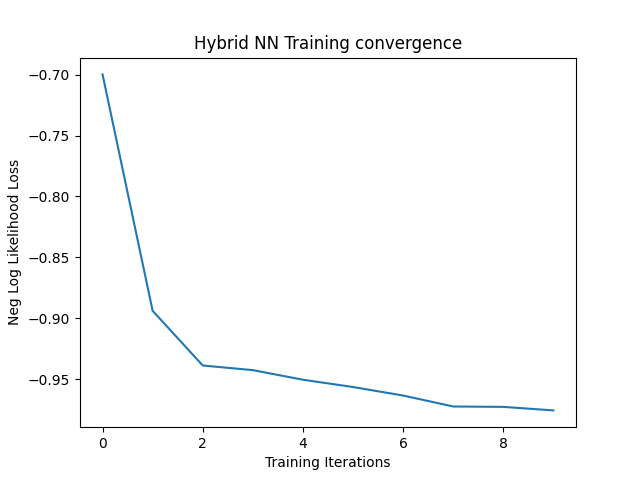

Write the Python code that produced this figure.
#more trainable parameters on the same circuit. 3D rotation

#importing packages
import numpy as np
import matplotlib.pyplot as plt

import torch
from torch.autograd import Function
from torchvision import datasets, transforms
import torch.optim as optim
import torch.nn as nn
import torch.nn.functional as F

import qiskit
from qiskit import transpile, assemble
from qiskit.visualization import *

import time

#GLOBAL VARIABLES
simulator = qiskit.Aer.get_backend('qasm_simulator')
n_qubits = 1
n_shots = 1000
shift = np.pi/2
n_parameters = 3

learning_rate = 0.01
momentum = 0.5
epochs = 10

#######################
#IMPLEMENTING QUANTUM CLASS: 3 trainable parameters
#Hadamard gate (superposition) + U_gate (3 trainable parameters) + Measure_Z. Returning the expectation value over n_shots
class QuantumCircuit:
    """
    This class provides an interface to interact with our Quantum Circuit
    """

    def __init__(self, n_qubits, backend, shots):

        #-----Circuit definition
        self._circuit = qiskit.QuantumCircuit(n_qubits)
        self.parameters = qiskit.circuit.ParameterVector('parameters', 3)

        all_qubits = [i for i in range (n_qubits)]#qubits vector

        self._circuit.h(all_qubits)
        self._circuit.barrier()
        self._circuit.u(self.parameters[0], self.parameters[1], self.parameters[2], all_qubits)
        self._circuit.barrier()
        self._circuit.measure_all()
        #-----

        self.backend = backend
        self.shots = shots
        self.n_qubits = n_qubits

    def expectation_Z(self,counts, shots, n_qubits):
        expects = np.zeros(n_qubits)
        for key in counts.keys():
            percentage = counts[key]/shots
            check = np.array([(float(key[i]))*percentage for i in range(n_qubits)])
            expects += check
        return expects


    def run(self, thetas):
        #acting on a simulator
        thetas = thetas.squeeze()
        p_circuit = self._circuit.bind_parameters({self.parameters[k]: thetas[k].item() for k in range(len(thetas))})
        job_sim = qiskit.execute(p_circuit,
                          self.backend,
                          shots=self.shots)

        result = job_sim.result()
        counts = result.get_counts(p_circuit)
#        print(counts['0'], counts['1'])

        return self.expectation_Z(counts, self.shots, self.n_qubits)


#testing the implementation
circuit = QuantumCircuit(n_qubits, simulator, n_shots)

print(circuit._circuit)
#circuit._circuit.draw(output='mpl')#to print as a pyplot figure (new library needed)

rotation = torch.Tensor([np.pi/4]*3)
exp = circuit.run(rotation)
print('Expected value for rotation pi: {}'.format(exp))


#######################
#CREATING A QUANTUM CLASSICAL CLASS
#extending autograd functions for a quantum layer(forward and backward)

class HybridFunction(Function):
    """Hybrid quantum-classical function definition"""

    @staticmethod
    def forward(ctx, input, quantum_circuit, shift):
        """Forward pass computation"""
        ctx.shift = shift
        ctx.quantum_circuit = quantum_circuit
       # context variable (it may take multiple values and return them related to the context). Used to keep track for backpropagation

        expectation_z = ctx.quantum_circuit.run(input)  # evaluating model with trainable parameter
        result = torch.tensor([expectation_z])
        ctx.save_for_backward(input, result)  # saves a given tensor for a future call to backward (trainable parameter and the result obtained)
    # input=parameters (3), result=resut of quantum operation (1)

        return result

    @staticmethod
    def backward(ctx, grad_output): #grad_output os previous gradient
        """Backward computation"""

        input, expectation = ctx.saved_tensors #evaluated in forward
        input = torch.reshape(input, (-1,))
        gradients = torch.Tensor()

        #iterating to evaluate gradient
        for k in range(len(input)):
            #shifting parameters
            shift_right, shift_left = input.detach().clone(), input.detach().clone()
            shift_right[k] += ctx.shift
            shift_left[k] -= ctx.shift

            # evaluating model after shift
            expectation_right = ctx.quantum_circuit.run(shift_right)
            expectation_left = ctx.quantum_circuit.run(shift_left)

            #evaluating gradient with finite difference formula
            gradient = torch.tensor([expectation_right]) - torch.tensor([expectation_left])

            gradients = torch.cat((gradients, gradient.float()))

        result = gradients.float() * grad_output.float()

        return (result).T, None, None
        #returns the chain of previous gradient and evaluated gradient
'''
#testing the gradient
x = torch.tensor([np.pi/4]*n_parameters, requires_grad=True)
qc = HybridFunction.apply
y1 = qc(x, circuit, shift)
y1.backward()
print('x.grad = ',x.grad )
'''

class Hybrid(nn.Module):
    """Hybrid quantum-cassical layer definition"""

    def __init__(self, n_qubits ,backend, shots, shift):
        super(Hybrid, self).__init__()

        self.quantum_circuit = QuantumCircuit(n_qubits, backend, shots)
        self.shift = shift #parameter shift

    def forward(self, input):
        return HybridFunction.apply(input, self.quantum_circuit, self.shift) #calling forward and backward

'''
#testing the gradient descent
qc = HybridFunction.apply

def cost (x):
    target = -1
    #print('x', x)
    expval = qc(x, circuit, shift)[0]
    #print(expval)
    val = torch.abs(expval-target)**2
    return val, expval

x = torch.tensor([-np.pi/4]*n_parameters, requires_grad=True)#inizilaing parameters
opt = torch.optim.Adam([x], lr=0.1)
num_epoch = 50
loss_list = []

for i in range(num_epoch):
    opt.zero_grad()
    loss, expval = cost(x)
    #print(loss, expval)
    loss.backward()
    opt.step()
    loss_list.append(loss.item())


plt.figure(num =3)
plt.plot(loss_list)
'''

##################3
#DATA LOADING
#training data
n_samples = 100
X_train = datasets.MNIST(root='./data', train=True, download=True, transform=transforms.Compose([transforms.ToTensor()]))
#keeping only labels 0 and 1
idx = np.append(np.where(X_train.targets == 0)[0][:n_samples], np.where(X_train.targets == 1)[0][:n_samples])


X_train.data = X_train.data[idx] #tensor values
X_train.targets = X_train.targets[idx]#tensor labels

#making batches (dim = 1). Ir returns an iterable(pytorch tensor)
train_loader = torch.utils.data.DataLoader(X_train, batch_size=1, shuffle=True)
data_iter = iter(train_loader)#making the iterable an iterator, an object with the next method that can be used in a for cycle


#showing samples
n_samples_show = 6
fig, axes = plt.subplots(nrows=1, ncols=int(n_samples_show), figsize=(10, 3))
#subolot returns the figure and axis that are indipendent as default

while n_samples_show > 0:
    images, targets = data_iter.__next__()

    axes[int(n_samples_show) - 1].imshow(images[0].numpy().squeeze(), cmap='gray')#squeeze removes unuseful dim(1). Converting into a numpy vector
    axes[int(n_samples_show) - 1].set_xticks([])
    axes[int(n_samples_show) - 1].set_yticks([])
    axes[int(n_samples_show) - 1].set_title("Labeled: {}".format(targets.item()))

    n_samples_show -= 1


#validation data
n_samples = 50

X_test = datasets.MNIST(root='./data', train=False, download=True,
                        transform=transforms.Compose([transforms.ToTensor()]))

idx = np.append(np.where(X_test.targets == 0)[0][:n_samples],
                np.where(X_test.targets == 1)[0][:n_samples])

X_test.data = X_test.data[idx]
X_test.targets = X_test.targets[idx]

test_loader = torch.utils.data.DataLoader(X_test, batch_size=1, shuffle=True)

#########################
#CREATING THE NN
class Net(nn.Module):

    def __init__(self):
        super(Net, self).__init__()
        self.conv1 = nn.Conv2d(1, 6, kernel_size=5) #input = gray scale
        self.conv2 = nn.Conv2d(6, 16, kernel_size=5)
        self.dropout = nn.Dropout2d() #deactivating randomly some neurons to avoid overfitting
        self.fc1 = nn.Linear(256, 64) #input dimension: CH(16) x Matrix_dim
        self.fc2 = nn.Linear(64,3)
        self.hybrid = Hybrid(n_qubits, qiskit.Aer.get_backend('qasm_simulator'), n_shots, shift )

    def forward(self, x):
        x = F.max_pool2d(F.relu(self.conv1(x)),2)
        x = F.max_pool2d(F.relu(self.conv2(x)),2)
        x = self.dropout(x)
        x = x.view(1,-1) #reshaping tensor
        x = F.relu(self.fc1(x))
        x = self.fc2(x)
        x = self.hybrid(x) #calling the forward method

        return torch.cat((x, 1-x),-1)#returning probabilities


#######################
#TRAINING AND TESTING
#function to train the nn
def training_loop (n_epochs, optimizer, model, loss_fn, train_loader):
    loss_values = []
    for epoch in range(0, n_epochs, +1):
        total_loss = []

        for batch_idx, (data, target) in enumerate(train_loader):
            optimizer.zero_grad()#getting rid of previous gradients

            output = model(data)#forward pass
            loss = loss_fn(output, target)
            loss.backward()

            optimizer.step()#updating parameters
            total_loss.append(loss.item())#item transforms into a number

        loss_values.append(sum(total_loss)/len(total_loss))#obtainign the average loss
        print('Training [{:.0f}%]   Loss: {:.4f}'.format(100*(epoch+1)/n_epochs, loss_values[-1]))

    return loss_values

#defining a function to test our net
def validate(model, test_loader, loss_function, n_test, axes):
    correct = 0
    total_loss = []
    count = 0

    with torch.no_grad():  # disabling the gradient as we don't want to update parameters
        for batch_idx, (data, target) in enumerate(test_loader):
            output = model(data)  #evaluating the model on test data

            # evaluating the accuracy of our model
            pred = output.argmax(dim=1,
                                 keepdim=True)  # we are interested in the max value of probability
            correct += pred.eq(target.view_as(pred)).sum().item()  # checking if it matches with label

            #evluating loss function
            loss = loss_function(output, target)
            total_loss.append(loss.item())

            #printing the resut as images
            if count >= n_test:
                continue
            else:
                axes[count].imshow(data[0].numpy().squeeze(), cmap='gray')

                axes[count].set_xticks([])
                axes[count].set_yticks([])
                axes[count].set_title('Predicted {}'.format(pred.item()))
            count += 1

        print('Performance on test data: \n\tLoss: {:.4f}\n\tAccuracy: {:.1f}%'
              .format(sum(total_loss)/len(total_loss),(correct / len(test_loader))*100))


#Training the NN
#we can use any optimizer, learning rate and cost/loss function to train over multiple epochs

model = Net()
params = list(model.parameters())

optimizer = optim.SGD(params, learning_rate, momentum=momentum)
loss_func = nn.NLLLoss()

loss_list = []
model.train() #training the module in training mode(specifying the intention to the layers). Used for dropout or batchnorm

begin = time.time()
loss_list = (training_loop(epochs, optimizer, model, loss_func, train_loader))
end = time.time()


#plotting the training graph
plt.figure(num=2)
plt.plot(loss_list)
plt.title('Hybrid NN Training convergence')
plt.xlabel('Training Iterations')
plt.ylabel('Neg Log Likelihood Loss')

###########################
#TESTING THE NN
n_test_show = 6
model.eval()
validate(model, test_loader, loss_func, n_test_show, axes)

print('The program took: ', end- begin, 's to complete')

plt.show()
